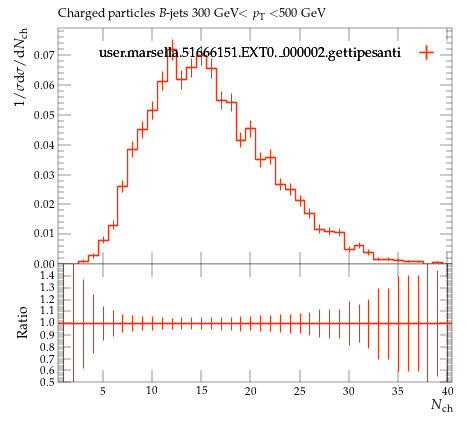

Recreate this plot in Python.
#! /usr/bin/env python

# This Python script was auto-generated using YODA v2.0.2.
# Analysis object: /MC_HFDECAYS/avg_B_jet_ch_mult_300_500
# Timestamp: 24-07-2026 (16:40:05)

import matplotlib as mpl
import matplotlib.pyplot as plt
mpl.use('Agg') # comment out for interactive use
import os
import numpy as np

plotDir = os.path.split(os.path.realpath(__file__))[0]
if 'YODA_USER_PLOT_PATH' in globals():
    plot_outdir = globals()['YODA_USER_PLOT_PATH']
else:
    plot_outdir = plotDir

#plot style
plt.style.use(os.path.join(plotDir, '../default.mplstyle'))
# plot metadata
figW, figH = plt.rcParams['figure.figsize']
ax_xLabel = r'$N_\mathrm{ch}$'
ax_yLabel = r'$1/\sigma \mathrm{d}\sigma/\mathrm{d}N_\mathrm{ch}$'
ax_title  = r'Charged particles $B$-jets 300 GeV$<p_\mathrm{T}<$500 GeV'
ax_xScale = 'linear'
ax_yScale = 'linear'
xLims = (0.5, 40.5)
yLims = (0.0, 0.07920347600000001)
xMinorTickMarks = 0

# TeX-friendly labels for the legend
labels = {
    'legend' : ([ r"user.marsella.51666151.EXT0.\_000002.gettipesanti" ], r""),
}

# Adjust canvas width and height
canvasW = 10.0
canvasH = 9.0
figW *= canvasW/10.
figH *= canvasH/9.

# Create figure and axis objects
fig, (ax, ratio0_ax) = plt.subplots(2, 1, sharex=True,
                  figsize=(figW,figH), gridspec_kw={'height_ratios': (6.0, 3.0)})

# Set figure margins
plt.subplots_adjust(
    left   = 1.0 * plt.rcParams['figure.subplot.left'],
    right  = 1.0 * plt.rcParams['figure.subplot.right'],
    top    = 1.0 * plt.rcParams['figure.subplot.top'],
    bottom = 1.0 * plt.rcParams['figure.subplot.bottom'])

ratio0_ax.yaxis.set_major_locator(mpl.ticker.MultipleLocator(0.1))
ratio0_ax.set_ylim(0.5, 1.4999)
ratio0_ax.set_ylabel('Ratio')
ratio0_ax.xaxis.set_minor_locator(mpl.ticker.NullLocator())

# the numerical data is stored in a separate file
dataf = dict()
prefix = os.path.split(__file__)[0]
if prefix:    prefix = prefix + '/'
exec(open(prefix+'avg_B_jet_ch_mult_300_500__data.py').read(), dataf)


legend_handles = dict() # keep track of handles for the legend

# style options for curves
# starts at zorder>=5 to draw curve on top of legend
styles = {
  'user.marsella.51666151.EXT0._000002.gettipesanti.yoda.gz': {
    'color' : '#EE3311',
    'linestyle' : '-',
    'linewidth' : 1,
    'marker' : 'none',
    'markersize' : 2,
    'capsize' : 0.0,
    'zorder' : 5,
    'histstyle' : 1,
    'drawstyle' : 'steps-pre',
    'xerrorbars' : 1,
    'yerrorbars' : 1,
    'fillcolor' : None,
    'fillopacity' : 1.0,
    'ratio0_linestyle' : '-',
    'ratio0_linewidth' : 1,
    'ratio0_marker' : 'none',
    'ratio0_markersize' : 2,
    'ratio0_capsize' : 0.0,
    'ratio0_zorder' : 5,
    'ratio0_histstyle' : 1,
    'ratio0_drawstyle' : 'steps-pre',
    'ratio0_xerrorbars' : 1,
    'ratio0_yerrorbars' : 1,
  },
}

# curve from input yoda files in main panel
for label, yvals in dataf['yvals'].items():
    if all(np.isnan(v) for v in dataf['yvals'][label]):
        continue
    tmp = None
    if styles[label]['histstyle']: # draw as histogram
        xpos = dataf['xedges'][label] if styles[label]['drawstyle'] else dataf['xpoints'][label]
        ypos = np.insert(yvals, 0, yvals[0]) if styles[label]['drawstyle'] else yvals
        if styles[label]['fillcolor']: # fill area below curve
            ax.fill_between(xpos, ypos, step='pre',
                            color=styles[label]['fillcolor'],
                            alpha=styles[label]['fillopacity'])
        tmp, = ax.plot(xpos, ypos,
                       color=styles[label]['color'],
                       linestyle=styles[label]['linestyle'],
                       linewidth=styles[label]['linewidth'],
                       drawstyle=styles[label]['drawstyle'], solid_joinstyle='miter',
                       zorder=styles[label]['zorder'], label=label)
    tmp = ax.errorbar(dataf['xpoints'][label], yvals,
                      xerr=np.array(dataf['xerrs'][label])*styles[label]['xerrorbars'],
                      yerr=np.array(dataf['yerrs'][label])*styles[label]['yerrorbars'],
                      fmt=styles[label]['marker'], capsize=styles[label]['capsize'],
                      markersize=styles[label]['markersize'],
                      ecolor=styles[label]['color'],
                      color=styles[label]['color'], zorder=styles[label]['zorder'])
    tmp[-1][0].set_linestyle(styles[label]['linestyle'])
    tmp[-1][0].set_linewidth(styles[label]['linewidth'])
    if label in dataf['add_legend_handle']:  legend_handles[label] = tmp
    for varLabel in dataf['variation_yvals'].keys():
        if varLabel.startswith(label):
            tmp, = ax.plot(dataf['xedges'][label], dataf['variation_yvals'][varLabel],
                           color=styles[label]['color'],
                           linestyle=styles[label]['linestyle'],
                           linewidth=styles[label]['linewidth'],
                           drawstyle='steps-pre', solid_joinstyle='miter',
                           zorder=styles[label]['zorder'], alpha=0.5)


# plots on ratio panel
# curve from input yoda files in ratio panel
for label, yvals in dataf['ratio0_yvals'].items():
    if all(np.isnan(v) for v in yvals):
        continue
    if styles[label]['ratio0_histstyle']: # plot as histogram
        xpos = dataf['xedges']['user.marsella.51666151.EXT0._000002.gettipesanti.yoda.gz'] if styles[label]['ratio0_drawstyle'] else dataf['xpoints']['user.marsella.51666151.EXT0._000002.gettipesanti.yoda.gz']
        ypos = np.insert(yvals, 0, yvals[0]) if styles[label]['ratio0_drawstyle'] else yvals
        ratio0_ax.plot(xpos, ypos,
                       color=styles[label]['color'],
                       linewidth=styles[label]['linewidth'],
                       linestyle=styles[label]['ratio0_linestyle'],
                       drawstyle=styles[label]['ratio0_drawstyle'], zorder=styles[label]['zorder'],
                       solid_joinstyle='miter')
    tmp = ratio0_ax.errorbar(dataf['xpoints']['user.marsella.51666151.EXT0._000002.gettipesanti.yoda.gz'], yvals,
                             xerr=np.array(dataf['ref_xerrs'])*styles[label]['ratio0_xerrorbars'],
                             yerr=np.array(dataf['ratio0_yerrs'][label])*styles[label]['ratio0_yerrorbars'],
                             fmt=styles[label]['ratio0_marker'], capsize=styles[label]['ratio0_capsize'],
                             markersize=styles[label]['ratio0_markersize'],
                             ecolor=styles[label]['color'],
                             color=styles[label]['color'])
    tmp[-1][0].set_linestyle(styles[label]['ratio0_linestyle'])
    tmp[-1][0].set_linewidth(styles[label]['ratio0_linewidth'])

    for varlabel in dataf['ratio0_variation_vals'].keys():
        if varlabel.startswith(label):
            ratio0_ax.plot(dataf['xedges']['user.marsella.51666151.EXT0._000002.gettipesanti.yoda.gz'],
                            dataf['ratio0_variation_vals'][varlabel],
                            color=styles[label]['color'],
                            linestyle=styles[label]['linestyle'],
                            linewidth=styles[label]['linewidth'],
                            drawstyle='steps-pre', solid_joinstyle='miter',
                            zorder=1, alpha=0.5)

legend_items = list(legend_handles.values())
ax.add_artist(ax.legend(legend_items,
                        labels['legend'][0],
                        title=labels['legend'][1],
                        alignment='right',
                        loc='upper right',
                        bbox_to_anchor=(1.0, 0.97),markerfirst=False))

# set plot metadata as defined above
ratio0_ax.set_xlabel(ax_xLabel)
ratio0_ax.xaxis.set_label_coords(1., -0.15)
ax.set_ylabel(ax_yLabel, ha='right', va='top')
ax.yaxis.set_label_coords(-0.11, 1.0)
ax.set_title(ax_title, loc='left')
ax.set_xscale(ax_xScale)
ax.set_yscale(ax_yScale)
ax.set_xlim(xLims)
ax.set_ylim(yLims)

# tick formatting
plt.rcParams['xtick.top'] = True
plt.rcParams['ytick.right'] = True
ax.xaxis.set_minor_locator(mpl.ticker.NullLocator())
fig.align_ylabels((ax, ratio0_ax))
plt.savefig(os.path.join(plot_outdir, 'avg_B_jet_ch_mult_300_500.pdf'), format='PDF')
plt.savefig(os.path.join(plot_outdir, 'avg_B_jet_ch_mult_300_500.png'), format='PNG')

plt.close(fig)
